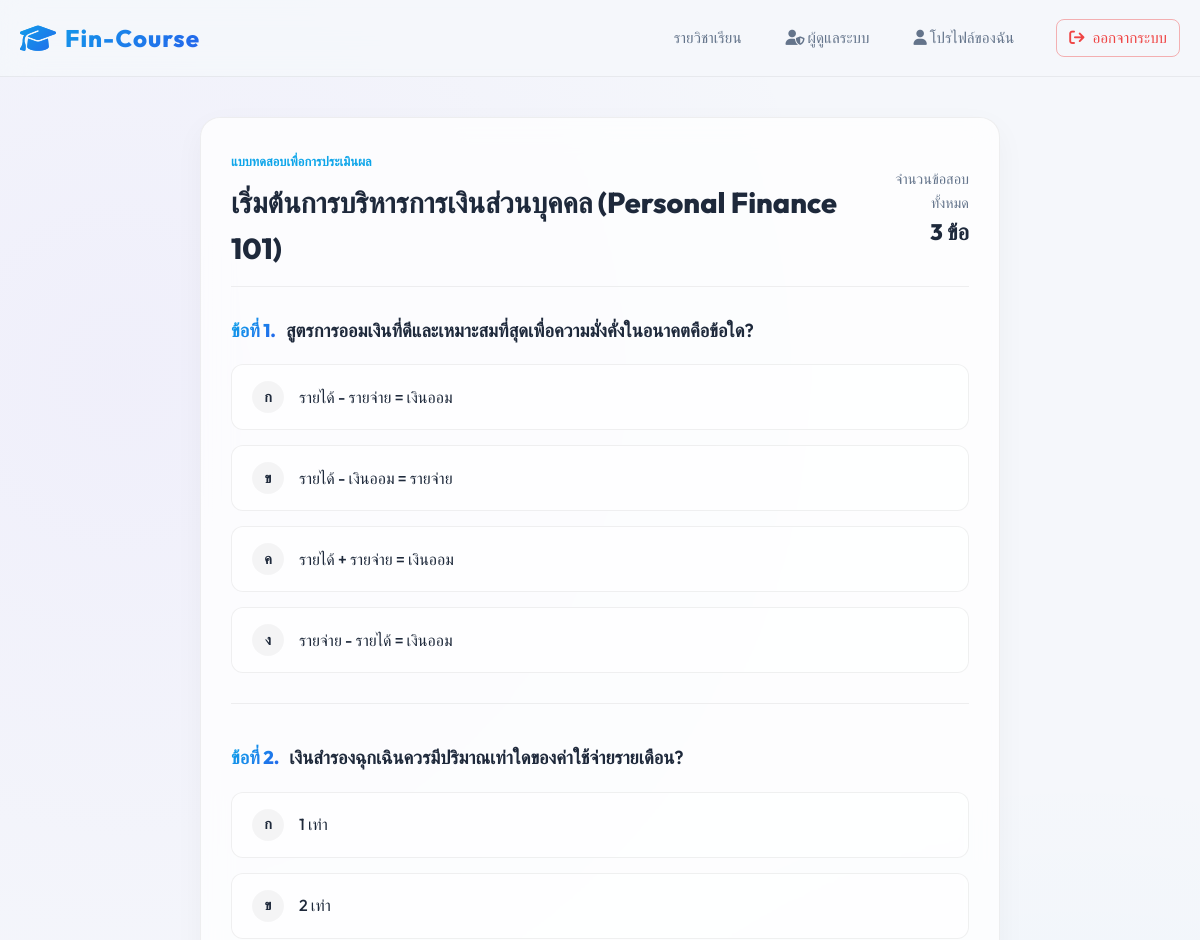
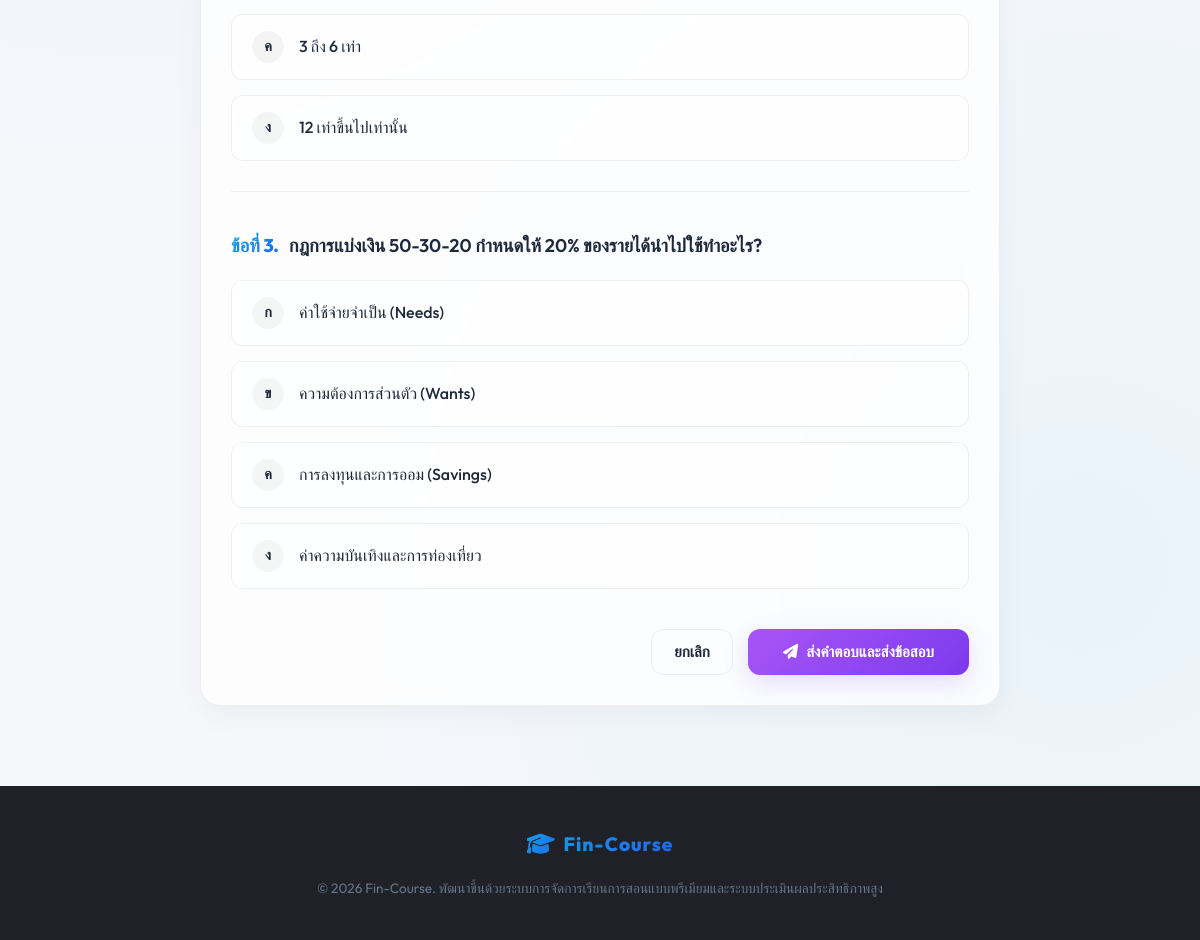
Screenshot of /index.php?page=quiz&course_id=1 (signed in) with the database file from the repository (2 pictures, top to bottom).
### tables this page shows
CREATE TABLE IF NOT EXISTS courses (
    id INT AUTO_INCREMENT PRIMARY KEY,
    title VARCHAR(150) NOT NULL,
    description TEXT,
    teacher_id INT NOT NULL,
    thumbnail VARCHAR(255) DEFAULT 'default_course.jpg',
    created_at TIMESTAMP DEFAULT CURRENT_TIMESTAMP,
    FOREIGN KEY (teacher_id) REFERENCES users(id) ON DELETE CASCADE
);

CREATE TABLE IF NOT EXISTS quizzes (
    id INT AUTO_INCREMENT PRIMARY KEY,
    course_id INT NOT NULL,
    question TEXT NOT NULL,
    option_a VARCHAR(255) NOT NULL,
    option_b VARCHAR(255) NOT NULL,
    option_c VARCHAR(255) NOT NULL,
    option_d VARCHAR(255) NOT NULL,
    correct_option CHAR(1) NOT NULL,  
    created_at TIMESTAMP DEFAULT CURRENT_TIMESTAMP,
    FOREIGN KEY (course_id) REFERENCES courses(id) ON DELETE CASCADE
);

### config.php (called while the page is built, shortened)
<?php
$db_host = '127.0.0.1';
$db_user = 'root';
$db_pass = '';
$db_name = 'fin_course';
try {
    $pdo = new PDO("mysql:host=$db_host;dbname=$db_name;charset=utf8mb4", $db_user, $db_pass, [
        PDO::ATTR_ERRMODE => PDO::ERRMODE_EXCEPTION,
        PDO::ATTR_DEFAULT_FETCH_MODE => PDO::FETCH_ASSOC,
        PDO::ATTR_EMULATE_PREPARES => false,
    ]);
} catch (PDOException $e) {
    die("Database connection failed: " . $e->getMessage());
}
function isLoggedIn() {
    return isset($_SESSION['user_id']);
}
function getCurrentUser() {
    global $pdo;
    $stmt = $pdo->prepare("SELECT * FROM users WHERE id = ?");
    $stmt->execute([$_SESSION['user_id']]);
    return $stmt->fetch();
}
?>

### student/quiz.php (the view, shortened to what this page needs)
<?php
require_once __DIR__ . '/../config.php';
$course_id = (int)($_GET['course_id'] ?? 0);
$stmt = $pdo->prepare("SELECT * FROM courses WHERE id = ?");
$stmt->execute([$course_id]);
$course = $stmt->fetch();
$stmt = $pdo->prepare("SELECT * FROM quizzes WHERE course_id = ? ORDER BY id ASC");
$stmt->execute([$course_id]);
$questions = $stmt->fetchAll();
$showResult = false;
$score = 0;
$totalQuestions = count($questions);
require_once __DIR__ . '/../includes/header.php';
?>
<div class="container" style="margin-top: 40px; margin-bottom: 60px;">
    <?php if ($showResult): ?>
        <div class="glass-card animate-slide-in" style="max-width: 580px; margin: 0 auto; text-align: center; padding: 50px 30px;">
            <?php
                $percentage = ($score / $totalQuestions) * 100;
                $passed = $percentage >= 50;
            ?>
            <div style="width: 120px; height: 120px; border-radius: 50%; display: flex; align-items: center; justify-content: center; margin: 0 auto 30px; font-size: 3rem;
                background: <?= $passed ? 'var(--success-grad)' : 'var(--danger-grad)' ?>;
                box-shadow: 0 0 25px <?= $passed ? 'rgba(56, 239, 125, 0.4)' : 'rgba(255, 94, 98, 0.4)' ?>;">
                <i class="fa-solid <?= $passed ? 'fa-award' : 'fa-triangle-exclamation' ?>" style="color: #fff;"></i>
            </div>
            <h2 style="font-size: 2rem; font-weight: 800; margin-bottom: 10px;">
                <?= $passed ? 'ยินดีด้วย! คุณสอบผ่าน' : 'พยายามอีกนิด! คุณยังไม่ผ่านเกณฑ์' ?>
            </h2>
            <p style="color: var(--text-secondary); font-size: 0.95rem; margin-bottom: 25px;">
                เกณฑ์การผ่านของแบบทดสอบคือ 50% ของข้อสอบทั้งหมด
            </p>
            <div class="glass-card" style="background: rgba(255,255,255,0.6); border-radius: 16px; padding: 20px; margin-bottom: 35px; border-color: rgba(0,0,0,0.05);">
                <div style="font-size: 0.85rem; color: var(--text-secondary); text-transform: uppercase; letter-spacing: 0.5px;">คะแนนที่คุณสอบได้</div>
                <div style="font-size: 3.5rem; font-weight: 800; color: <?= $passed ? '#38ef7d' : '#ff9966' ?>; margin: 5px 0;">
                    <?= $score ?> <span style="font-size: 1.5rem; color: var(--text-secondary); font-weight: 500;">/ <?= $totalQuestions ?> คะแนน</span>
                </div>
                <div style="font-weight: 700; font-size: 1.1rem;">คิดเป็นความถูกต้อง <?= round($percentage, 1) ?>%</div>
            </div>
            <div style="display: flex; gap: 15px; justify-content: center;">
                <a href="index.php?page=course_detail&id=<?= $course_id ?>" class="btn btn-outline" style="border-radius: 12px; padding: 12px 25px;">
                    <i class="fa-solid fa-arrow-left"></i> กลับสู่หน้าบทเรียน
                </a>
                <a href="index.php?page=quiz&course_id=<?= $course_id ?>" class="btn btn-primary" style="border-radius: 12px; padding: 12px 25px;">
                    <i class="fa-solid fa-rotate-right"></i> ทำแบบทดสอบอีกครั้ง
                </a>
            </div>
        </div>
    <?php else: ?>
        <div class="glass-card animate-slide-in" style="max-width: 800px; margin: 0 auto;">
            <div class="quiz-header">
                <div>
                    <span style="font-size: 0.8rem; font-weight: 700; color: var(--accent); text-transform: uppercase;">แบบทดสอบเพื่อการประเมินผล</span>
                    <h1 style="font-size: 1.8rem; font-weight: 800; margin-top: 5px;"><?= htmlspecialchars($course['title']) ?></h1>
                </div>
                <div style="text-align: right; color: var(--text-secondary); font-size: 0.9rem;">
                    <div>จำนวนข้อสอบทั้งหมด</div>
                    <div style="font-size: 1.4rem; font-weight: 800; color: var(--text-primary);"><?= $totalQuestions ?> ข้อ</div>
                </div>
            </div>
            <?php if ($totalQuestions === 0): ?>
                <div style="text-align: center; padding: 50px 0;">
                    <i class="fa-solid fa-hourglass-empty" style="font-size: 3.5rem; color: var(--text-secondary); margin-bottom: 20px;"></i>
                    <h3>ยังไม่มีคำถามในวิชานี้</h3>
                    <p style="color: var(--text-secondary); margin-bottom: 25px;">ผู้สอนหรือผู้ดูแลระบบยังไม่ได้อัปโหลดชุดข้อสอบ โปรดกลับมาใหม่อีกครั้งภายหลัง</p>
                    <a href="index.php?page=course_detail&id=<?= $course_id ?>" class="btn btn-primary">กลับสู่บทเรียน</a>
                </div>
            <?php else: ?>
                <form action="index.php?page=quiz&course_id=<?= $course_id ?>" method="POST">
                    <?php foreach ($questions as $index => $q): ?>
                        <div class="quiz-q-card" style="margin-bottom: 40px; <?= $index < $totalQuestions - 1 ? 'border-bottom: 1px solid var(--border-color); padding-bottom: 30px;' : '' ?>">
                            <h3 style="font-size: 1.15rem; font-weight: 600; line-height: 1.5; margin-bottom: 20px; display: flex; gap: 10px;">
                                <span style="background: var(--primary-grad); -webkit-background-clip: text; -webkit-text-fill-color: transparent; font-weight: 800;">ข้อที่ <?= $index + 1 ?>.</span>
                                <span><?= htmlspecialchars($q['question']) ?></span>
                            </h3>
                            <div class="quiz-options">
                                <label for="q_<?= $q['id'] ?>_A" class="quiz-option-label">
                                    <span class="quiz-option-letter">ก</span>
                                    <span><?= htmlspecialchars($q['option_a']) ?></span>
                                </label>
                                <label for="q_<?= $q['id'] ?>_B" class="quiz-option-label">
                                    <span class="quiz-option-letter">ข</span>
                                    <span><?= htmlspecialchars($q['option_b']) ?></span>
                                </label>
                                <label for="q_<?= $q['id'] ?>_C" class="quiz-option-label">
                                    <span class="quiz-option-letter">ค</span>
                                    <span><?= htmlspecialchars($q['option_c']) ?></span>
                                </label>
                                <label for="q_<?= $q['id'] ?>_D" class="quiz-option-label">
                                    <span class="quiz-option-letter">ง</span>
                                    <span><?= htmlspecialchars($q['option_d']) ?></span>
                                </label>
                            </div>
                        </div>
                    <?php endforeach; ?>
                    <div style="display: flex; gap: 15px; justify-content: flex-end; margin-top: 30px;">
                        <a href="index.php?page=course_detail&id=<?= $course_id ?>" class="btn btn-outline" style="border-radius: 12px;">ยกเลิก</a>
                        <button type="submit" class="btn btn-secondary" style="border-radius: 12px; padding: 12px 35px; box-shadow: var(--shadow-purple);">
                            <i class="fa-solid fa-paper-plane"></i> ส่งคำตอบและส่งข้อสอบ
                        </button>
                    </div>
                </form>
            <?php endif; ?>
        </div>
    <?php endif; ?>
</div>
<?php require_once __DIR__ . '/../includes/footer.php'; ?>

### index.php (shortened to what this page needs)
<?php
require_once 'config.php';
$page = $_GET['page'] ?? 'home';
$routes = [
    'home' => 'pages/home.php',
    'login' => 'auth/login.php',
    'register' => 'auth/register.php',
    'logout' => 'auth/logout.php',
    'profile' => 'student/profile.php',
    'course_detail' => 'pages/course_detail.php',
    'quiz' => 'student/quiz.php',
    'teacher_courses' => 'teacher/courses.php',
    'teacher_create_course' => 'teacher/create_course.php',
    'teacher_lessons' => 'teacher/lessons.php',
    'teacher_quizzes' => 'teacher/quizzes.php',
    'teacher_reports' => 'teacher/reports.php',
    'admin_overview' => 'admin/overview.php',
    'admin_users' => 'admin/users.php',
    'admin_user_form' => 'admin/user_form.php',
    'admin_courses' => 'admin/courses.php'
];
if (array_key_exists($page, $routes)) {
    require $routes[$page];
}

### includes/header.php (shortened to what this page needs)
<?php
require_once __DIR__ . '/../config.php';
$currentUser = getCurrentUser();
$activePage = $_GET['page'] ?? 'home';
?>
<!DOCTYPE html>
<html lang="th">
<head>
    <link rel="stylesheet" href="assets/css/style.css">
    <link rel="stylesheet" href="https://cdnjs.cloudflare.com/ajax/libs/font-awesome/6.4.0/css/all.min.css">
</head>
<body>
    <nav class="navbar">
        <div class="container nav-container">
            <a href="index.php?page=home" class="logo">
                <span class="logo-icon"><i class="fa-solid fa-graduation-cap"></i></span>
                Fin-Course
            </a>
            <ul class="nav-links">
                <li><a href="index.php?page=home" class="<?= $activePage == 'home' ? 'active' : '' ?>">รายวิชาเรียน</a></li>
                <?php if ($currentUser): ?>
                    <?php if ($currentUser['role'] === 'admin'): ?>
                        <li><a href="index.php?page=admin_overview" class="<?= strpos($activePage, 'admin_') === 0 ? 'active' : '' ?>"><i class="fa-solid fa-user-shield mr-1"></i> ผู้ดูแลระบบ</a></li>
                    <?php elseif ($currentUser['role'] === 'teacher'): ?>
                        <li><a href="index.php?page=teacher_courses" class="<?= strpos($activePage, 'teacher_') === 0 ? 'active' : '' ?>"><i class="fa-solid fa-chalkboard-user mr-1"></i> ระบบผู้สอน</a></li>
                    <?php endif; ?>
                    <li><a href="index.php?page=profile" class="<?= $activePage == 'profile' ? 'active' : '' ?>"><i class="fa-solid fa-user mr-1"></i> โปรไฟล์ของฉัน</a></li>
                    <li>
                        <a href="index.php?page=logout" class="btn btn-outline btn-sm" style="margin-left: 10px; border-color: rgba(239, 68, 68, 0.4); color: #ef4444;"><i class="fa-solid fa-arrow-right-from-bracket"></i> ออกจากระบบ</a>
                    </li>
                <?php else: ?>
                    <li><a href="index.php?page=login" class="btn btn-outline btn-sm">เข้าสู่ระบบ</a></li>
                    <li><a href="index.php?page=register" class="btn btn-primary btn-sm">สมัครสมาชิก</a></li>
                <?php endif; ?>
            </ul>
        </div>
    </nav>

### includes/footer.php (shortened to what this page needs)
    <footer style="margin-top: 80px; padding: 40px 0; border-top: 1px solid var(--border-color); background: rgba(9, 11, 17, 0.9);">
        <div class="container" style="display: flex; flex-direction: column; align-items: center; gap: 15px;">
            <a href="index.php?page=home" class="logo" style="font-size: 1.2rem;">
                <span class="logo-icon" style="font-size: 1.4rem;"><i class="fa-solid fa-graduation-cap"></i></span>
                Fin-Course
            </a>
            <p style="color: var(--text-secondary); font-size: 0.85rem; text-align: center;">
                &copy; 2026 Fin-Course. พัฒนาขึ้นด้วยระบบการจัดการเรียนการสอนแบบพรีเมียมและระบบประเมินผลประสิทธิภาพสูง
            </p>
        </div>
    </footer>
</body>
</html>

### assets/css/style.css (style rules this page uses)
:root { --bg-dark: #f5f7fb; --bg-card: rgba(255, 255, 255, 0.75); --bg-card-hover: rgba(255, 255, 255, 0.95); --border-color: rgba(0, 0, 0, 0.06); --text-primary: #1e293b; --text-secondary: #64748b; --primary-grad: linear-gradient(135deg, #0ea5e9 0%, #2563eb 100%); --secondary-grad: linear-gradient(135deg, #a855f7 0%, #7c3aed 100%); --danger-grad: linear-gradient(135deg, #ef4444 0%, #dc2626 100%); --success-grad: linear-gradient(135deg, #10b981 0%, #059669 100%); --accent: #0ea5e9; --accent-purple: #8b5cf6; --shadow-neon: 0 8px 25px rgba(14, 165, 233, 0.2); --shadow-purple: 0 8px 25px rgba(139, 92, 246, 0.2); }
* { margin: 0; padding: 0; box-sizing: border-box; }
body { background-color: var(--bg-dark); font-family: 'Outfit', 'Sarabun', sans-serif; color: var(--text-primary); line-height: 1.6; min-height: 100vh; overflow-x: hidden; background-image: radial-gradient(circle at 10% 20%, rgba(139, 92, 246, 0.05) 0%, transparent 40%), radial-gradient(circle at 90% 80%, rgba(14, 165, 233, 0.05) 0%, transparent 40%); background-attachment: fixed; }
.container { max-width: 1200px; margin: 0 auto; padding: 0 20px; }
.glass-card { background: var(--bg-card); backdrop-filter: blur(15px); -webkit-backdrop-filter: blur(15px); border: 1px solid var(--border-color); border-radius: 20px; padding: 30px; box-shadow: 0 10px 30px rgba(0, 0, 0, 0.04); transition: all 0.3s cubic-bezier(0.4, 0, 0.2, 1); }
.navbar { position: sticky; top: 0; z-index: 100; background: rgba(245, 247, 251, 0.85); backdrop-filter: blur(15px); -webkit-backdrop-filter: blur(15px); border-bottom: 1px solid var(--border-color); padding: 15px 0; }
.nav-container { display: flex; justify-content: space-between; align-items: center; }
.logo { font-size: 1.5rem; font-weight: 800; letter-spacing: 1px; background: var(--primary-grad); -webkit-background-clip: text; -webkit-text-fill-color: transparent; text-decoration: none; display: flex; align-items: center; gap: 8px; }
.logo-icon { font-size: 1.8rem; background: var(--primary-grad); -webkit-background-clip: text; -webkit-text-fill-color: transparent; }
.nav-links { display: flex; gap: 20px; align-items: center; list-style: none; }
.nav-links a { color: var(--text-secondary); text-decoration: none; font-weight: 500; transition: all 0.2s; font-size: 0.95rem; padding: 6px 12px; border-radius: 8px; }
.btn { display: inline-flex; align-items: center; justify-content: center; gap: 8px; padding: 10px 22px; border-radius: 12px; font-weight: 600; font-size: 0.95rem; cursor: pointer; transition: all 0.3s cubic-bezier(0.4, 0, 0.2, 1); text-decoration: none; border: none; }
.btn-secondary { background: var(--secondary-grad); color: #fff; }
.btn-outline { background: transparent; border: 1px solid var(--border-color); color: var(--text-primary); }
.btn-sm { padding: 6px 14px; font-size: 0.85rem; border-radius: 8px; }
.quiz-header { display: flex; justify-content: space-between; align-items: center; margin-bottom: 30px; padding-bottom: 15px; border-bottom: 1px solid var(--border-color); }
.quiz-q-card { margin-bottom: 25px; }
.quiz-options { display: grid; grid-template-columns: 1fr; gap: 15px; margin-top: 20px; }
.quiz-option-label { display: flex; align-items: center; gap: 15px; padding: 16px 20px; border-radius: 12px; background: rgba(255, 255, 255, 0.6); border: 1px solid var(--border-color); cursor: pointer; transition: all 0.2s; font-weight: 500; }
.quiz-option-letter { width: 32px; height: 32px; border-radius: 50%; background: rgba(0, 0, 0, 0.04); display: flex; align-items: center; justify-content: center; font-weight: 700; font-size: 0.9rem; transition: all 0.2s; }
.animate-slide-in { animation: slideIn 0.4s cubic-bezier(0.16, 1, 0.3, 1) forwards; }

### rows the page displays
courses: title "เริ่มต้นการบริหารการเงินส่วนบุคคล (Personal Finance 101)"
quizzes: question "สูตรการออมเงินที่ดีและเหมาะสมที่สุดเพื่อความมั่งคั่งในอนาคตคือข้อใด?", option_a "รายได้ - รายจ่าย = เงินออม", option_b "รายได้ - เงินออม = รายจ่าย", option_c "รายได้ + รายจ่าย = เงินออม", option_d "รายจ่าย - รายได้ = เงินออม"
quizzes: question "เงินสำรองฉุกเฉินควรมีปริมาณเท่าใดของค่าใช้จ่ายรายเดือน?", option_a "1 เท่า", option_b "2 เท่า", option_c "3 ถึง 6 เท่า", option_d "12 เท่าขึ้นไปเท่านั้น"
quizzes: question "กฎการแบ่งเงิน 50-30-20 กำหนดให้ 20% ของรายได้นำไปใช้ทำอะไร?", option_a "ค่าใช้จ่ายจำเป็น (Needs)", option_b "ความต้องการส่วนตัว (Wants)", option_c "การลงทุนและการออม (Savings)", option_d "ค่าความบันเทิงและการท่องเที่ยว"

### other values shown
$totalQuestions "3"
